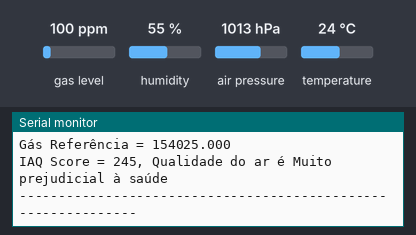
The sketch below on a simulated ESP8266 (NodeMCU). Parts: the last lines printed to the serial monitor. The test bench sets the inputs (shaded band); at power-on: humidity 55 %, air pressure 1013 hPa, gas level 100 ppm, temperature 24 °C. WiFi joins after 1.5 s; servers stay silent unless stated.

Above: at 2.7 s.
2.8 s: humidity set to 40 %
At 5.5 s:
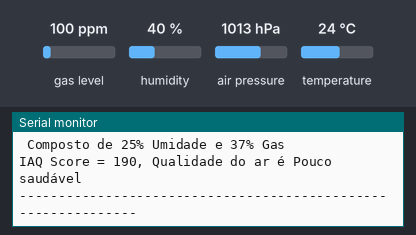
10.5 s: air pressure set to 952 hPa
12.0 s: gas level set to 980 ppm
At 17.1 s:
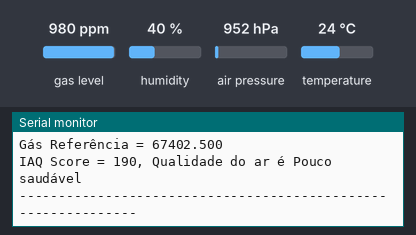
Timing chart, 0 to 18.6 s (numbered marks = the images above; inputs shaded):
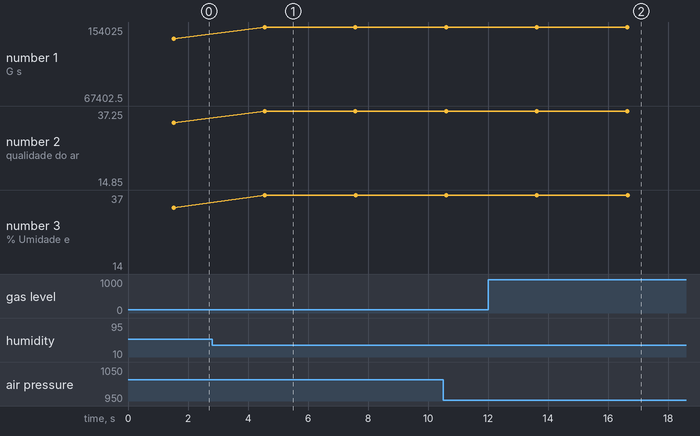

The sketch:

lityIAQCompliance_dme680_tspeak_v_01jan21_1.0.2.DISTRIBUICAO.ino
```cpp
/* este programa monitora, registra no servidor ThingSpeak temperatura, umidade, pressão, gases voláteis e calcula o
 * indice de qualidade do ar.
 * este programa serve como base de dados para outros dispositivos atuarem e controlarem sistemas de climatização/refrigeraço e ventialação
 *
 *  referencias: Adafruit, Arduino, Bosh, https://github.com/G6EJD
 *
 *  by zeh sobrinho jan 2021
 *  gastos: R$1000,00 - peças, tempo {(cinco dias batendo cabeça e correndo na santa efigência, cara pra caralho, mas faz toda diferença conversar com bons
 *  profissionais, rango, redbull)}
 *  programador normal - faz isso em pouca horas de mãos amarradas, ou seja, 1/10 do tempo e recursos
 *  meta: reduzir o código para 20 linhas usando OO programação orientada a objetos e bibliotecasa TS para arduino
 *  versão 1.0.2
 */


#include <ESP8266WiFi.h>                                                                  /* importação de bibliotecas*/
#include <Wire.h>
#include <Adafruit_Sensor.h>
#include "Adafruit_BME680.h"

#define SEALEVELPRESSURE_HPA (1013.25)

Adafruit_BME680 bme;                                                                      /*I2C protocolo de comunicação*/

float hum_weighting = 0.25;                                                               /* efeito da umidade como 25% da pontuação total da qualidade do ar*/
float gas_weighting = 0.75;                                                               /*então o efeito do zumbido é 25% da pontuação total da qualidade do ar*/
int   humidity_score, gas_score;
float gas_reference = 2500;
float hum_reference = 40;
int   getgasreference_count = 0;
int   gas_lower_limit = 10000;                                                            /*Qualidade do ar ruim*/
int   gas_upper_limit = 300000;                                                           /*Bom limite de qualidade do ar*/

#define SSID_REDE "xxxxxxxxxxxxxx"                                                        /* rede de dados wifi residencial ou corporatia */
#define SENHA_REDE "xxxxxxxxxxxxx"                                                        /* coloque aqui a senha da rede que se deseja conectar */
#define INTERVALO_ENVIO_THINGSPEAK 30000                                                  /* intervalo entre envios de dados ao ThingSpeak (em ms) */


char endereco_api_thingspeak[] = "api.thingspeak.com";                                    /* constantes e variáveis globais */
String chave_escrita_thingspeak = "XXXXXXXXXXXXXXXXX";                                    /* Coloque aqui sua chave de escrita do seu canal */
unsigned long last_connection_time;
WiFiClient client;


void envia_informacoes_thingspeak(String string_dados);                          /* o show acontecendo */
void init_wifi(void);
void conecta_wifi(void);
void verifica_conexao_wifi(void);

                                                                                  /* Função: envia informações ao ThingSpeak
                                                                                  * Parâmetros: String com a informação a ser enviada
                                                                                  * Retorno: nenhum
                                                                                  */
void envia_informacoes_thingspeak(String string_dados)
{
    if (client.connect(endereco_api_thingspeak, 80))
    {
        /* faz a requisição HTTP ao ThingSpeak */
        client.print("POST /update HTTP/1.1\n");
        client.print("Host: api.thingspeak.com\n");
        client.print("Connection: close\n");
        client.print("X-THINGSPEAKAPIKEY: "+chave_escrita_thingspeak+"\n");
        client.print("Content-Type: application/x-www-form-urlencoded\n");
        client.print("Content-Length: ");
        client.print(string_dados.length());
        client.print("\n\n");
        client.print(string_dados);

        last_connection_time = millis();
        Serial.println("- Informações enviadas ao ThingSpeak!");
    }
}

                                                                            /* Função: inicializa wi-fi
                                                                            * Parametros: nenhum
                                                                            * Retorno: nenhum
                                                                            */
void init_wifi(void)
{
    Serial.println("------WI-FI -----");
    Serial.println("Conectando-se a rede: ");
    Serial.println(SSID_REDE);
    Serial.println("\nAguarde...");

    conecta_wifi();
}

void conecta_wifi(void)
{
                                                                            /* Se ja estiver conectado, nada é feito. */
    if (WiFi.status() == WL_CONNECTED)
    {
        return;
    }

                                                                            /* refaz a conexão */
    WiFi.begin(SSID_REDE, SENHA_REDE);

    while (WiFi.status() != WL_CONNECTED)
    {
        delay(100);
    }

    Serial.println("Conectado com sucesso a rede wi-fi \n");
    Serial.println(SSID_REDE);
}

                                                                            /* Função: verifica se a conexao wi-fi está ativa
                                                                            * (e, em caso negativo, refaz a conexao)
                                                                            * Parametros: nenhum
                                                                            * Retorno: nenhum
                                                                            */
void verifica_conexao_wifi(void)
{
    conecta_wifi();
}

void setup()
{
    Serial.begin(115200);
    last_connection_time = 0;


    bme.begin();                                                            /* Inicializa sensor de temperatura e umidade relativa do ar */
    Wire.begin();
  if (!bme.begin()) {
    Serial.println("Não foi possível encontrar um sensor BME680 válido, verifique a fiação!");
    while (1);
  } else Serial.println("Encontrou um sensor");

                                                                            /* Inicializa e conecta-se ao wi-fi */
    init_wifi();

  Serial.println("BME680 teste");


                                                                            /*Configurar sobre amostragem e inicialização do filtro*/
  bme.setTemperatureOversampling(BME680_OS_8X);
  bme.setHumidityOversampling(BME680_OS_2X);
  bme.setPressureOversampling(BME680_OS_4X);
  bme.setIIRFilterSize(BME680_FILTER_SIZE_3);
  bme.setGasHeater(320, 150);                                               /*320°C para 150 ms*/
                                                                            /* Agora execute o sensor para normalizar as leituras e, em seguida, use a combinação
                                                                             * de umidade relativa e resistência do gás para estimar a qualidade do ar interno como uma porcentagem.
                                                                            */


  GetGasReference();                                                         /*O sensor leva cerca de 30 minutos para se estabilizar totalmente*/

}

                                                                              /*loop principal*/
void loop()
{

  Serial.println("Leituras de sensor: ");
  Serial.println("  Temperatura = " + String(bme.readTemperature(), 2)     + "°C");
  Serial.println("      Pressão = " + String(bme.readPressure() / 100.0F) + " hPa");
  Serial.println("      Umidade = " + String(bme.readHumidity(), 1)        + "%");
  Serial.println("          Gás = " + String(gas_reference)               + " ohms");
  Serial.print("Índice qualitativo de qualidade do ar ");
  Serial.println((0.75 / (gas_upper_limit - gas_lower_limit) * gas_reference - (gas_lower_limit * (0.75 / (gas_upper_limit - gas_lower_limit)))) * 100.00);

  humidity_score = GetHumidityScore();
  gas_score      = GetGasScore();

                                                                                                /*Combine os resultados para o valor do índice IAQ final (0-100% onde 100% é ar de boa qualidade)*/
  float air_quality_score = humidity_score + gas_score;
  Serial.println(" Composto de " + String(humidity_score) + "% Umidade e " + String(gas_score) + "% Gas");
  if ((getgasreference_count++) % 5 == 0) GetGasReference();
  Serial.println(CalculateIAQ(air_quality_score));
  Serial.println("--------------------------------------------------------------");
  delay(2000);

    char fields_a_serem_enviados[100] = {0};                                                    /* declararaçaõ de variáveis que vão subir para o ThingSpeak*/
    float temperatura_lida = 0.0;
    float umidade_lida = 0.0;
    float pressao_lida = 0.0;
    float gas_score = 0.0;
    float umidade_score = 0.0;
    float gas_referencia = 0.0;
    float erro_temperatura = 3.0;


                                                                                                /* Força desconexão ao ThingSpeak (se ainda estiver conectado) */
    if (client.connected())
    {
        client.stop();
        Serial.println("- Desconectado do ThingSpeak");
        Serial.println();
    }

                                                                                                /* Garante que a conexão wi-fi esteja ativa */
    verifica_conexao_wifi();

                                                                                                /* Verifica se é o momento de enviar dados para o ThingSpeak */
    if( millis() - last_connection_time > INTERVALO_ENVIO_THINGSPEAK )
    {
        temperatura_lida = (bme.readTemperature()- erro_temperatura);                          /*caraio */
        gas_referencia = gas_reference;
        umidade_lida = bme.readHumidity();
        pressao_lida = (bme.readPressure() / 100.0F);
        gas_score = (((0.75 / (gas_upper_limit - gas_lower_limit) * gas_reference - (gas_lower_limit * (0.75 / (gas_upper_limit - gas_lower_limit)))) * 100.00));
        umidade_score = humidity_score;
        sprintf(fields_a_serem_enviados,"field1=%.2f&field2=%.2f&field3=%.2f&field4=%.2f&field5=%.2f&field6=%.2f&field7=%.2f", temperatura_lida, umidade_lida, pressao_lida, gas_score, umidade_score, air_quality_score,gas_referencia);

        envia_informacoes_thingspeak(fields_a_serem_enviados);                                /* sob as variaveis */
    }

    delay(1000);
}


void GetGasReference() {
                                                                                                /*Agora execute o sensor por um período de burn-in e, em seguida, use a combinação de umidade
                                                                                                 * relativa e resistência ao gás para estimar a qualidade do ar interno como uma porcentagem.
                                                                                                */

  Serial.println("Obtendo um novo valor de referência de gás");
  int readings = 10;
  for (int i = 1; i <= readings; i++) {                                                         /*ler gás por 10 x 0,150mS = 1,5segs*/
    gas_reference += bme.readGas();
  }
  gas_reference = gas_reference / readings;

  Serial.println("Gás Referência = "+String(gas_reference,3));
}

String CalculateIAQ(int score) {
  String IAQ_text = "Qualidade do ar é ";
  score = (100 - score) * 5;
  if      (score >= 301)                  IAQ_text += "Perigosa";
  else if (score >= 201 && score <= 300 ) IAQ_text += "Muito prejudicial à saúde";
  else if (score >= 176 && score <= 200 ) IAQ_text += "Pouco saudável";
  else if (score >= 151 && score <= 175 ) IAQ_text += "Insalubre para grupos de risco";
  else if (score >=  51 && score <= 150 ) IAQ_text += "Moderada";
  else if (score >=  00 && score <=  50 ) IAQ_text += "Boa";
  Serial.print("IAQ Score = " + String(score) + ", ");
  return IAQ_text;
}

int GetHumidityScore() {                                                                        /* Calcular a contribuição da umidade para o índice IAQ*/
  float current_humidity = bme.readHumidity();
  if (current_humidity >= 38 && current_humidity <= 42)                                         /* Umidade +/- 5% em torno do ideal */
    humidity_score = 0.25 * 100;
  else
  {                                                                                             /*A umidade está abaixo do ideal*/
    if (current_humidity < 38)
      humidity_score = 0.25 / hum_reference * current_humidity * 100;
    else
    {
      humidity_score = ((-0.25 / (100 - hum_reference) * current_humidity) + 0.416666) * 100;
    }
  }
  return humidity_score;
}

int GetGasScore() {
                                                                                                /*Calcule a contribuição do gás para o índice IAQ*/
  gas_score = (0.75 / (gas_upper_limit - gas_lower_limit) * gas_reference - (gas_lower_limit * (0.75 / (gas_upper_limit - gas_lower_limit)))) * 100.00;
  if (gas_score > 75) gas_score = 75;                                                           /*Às vezes, as leituras de gás podem sair da escala máxima esperada*/
  if (gas_score <  0) gas_score = 0;
  return gas_score;
}
```

Measured:
- after the input at 2.8 s, the serial monitor: prints a new line after 1.8 s (image 1)
- after the input at 12.0 s, the serial monitor: prints a new line after 4.7 s (image 2)
- plotted number 1: 154025 → 67402.5 after the input at 12.0 s
- plotted number 2: 37.25 → 14.85 after the input at 12.0 s
- plotted number 3: 37 → 14 after the input at 12.0 s
